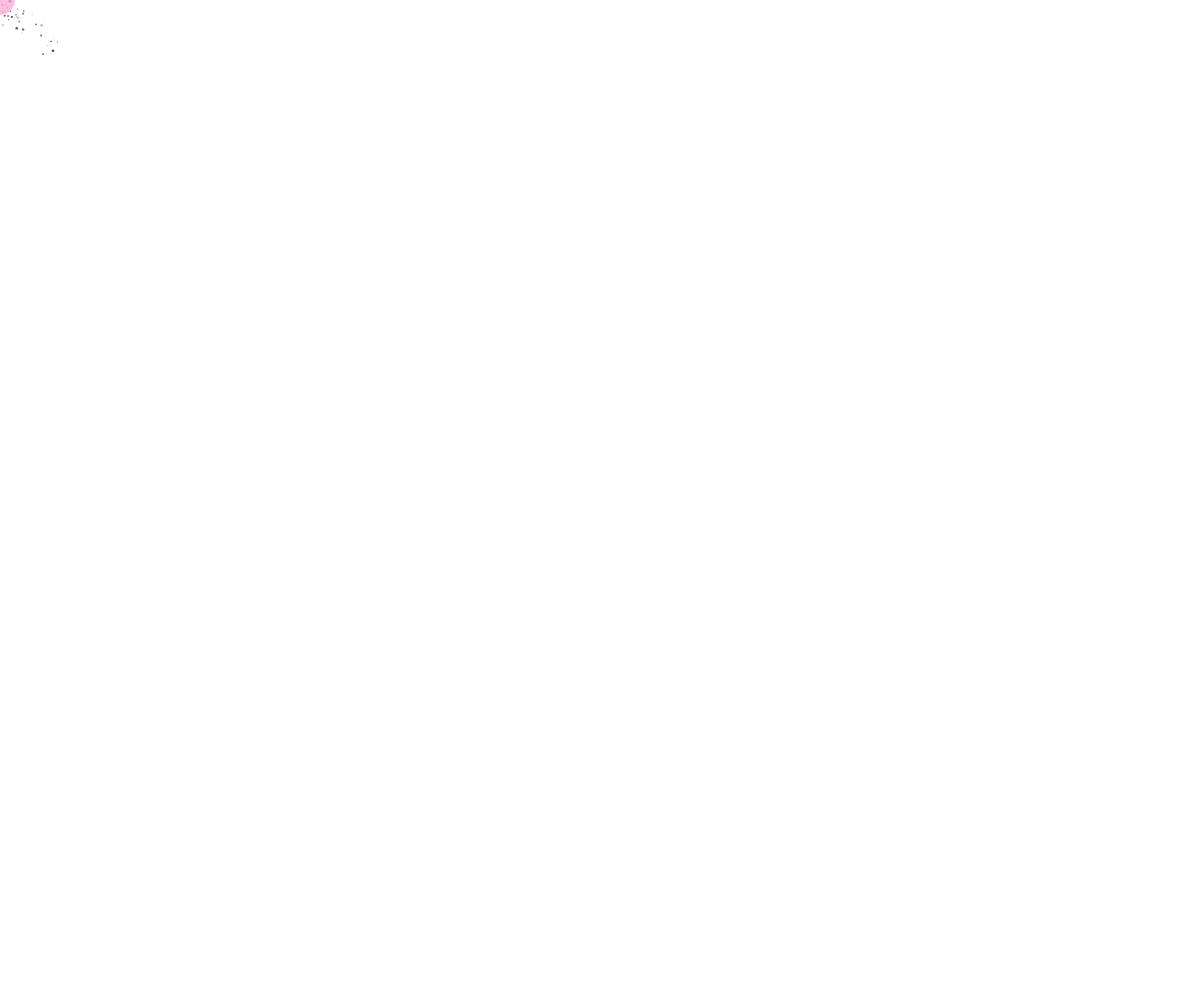
Frame 1 (no input)
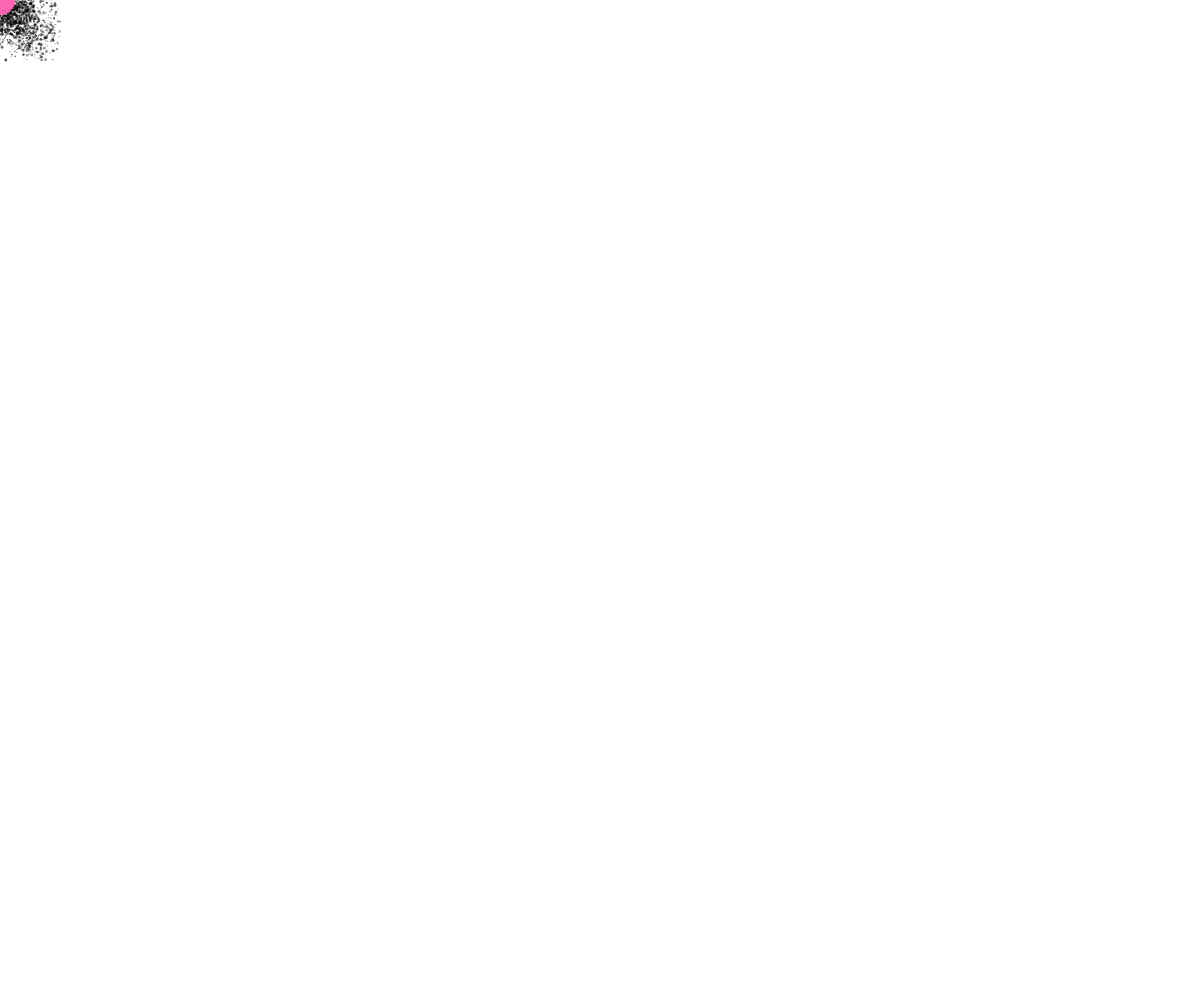
Frame 60 (no input)
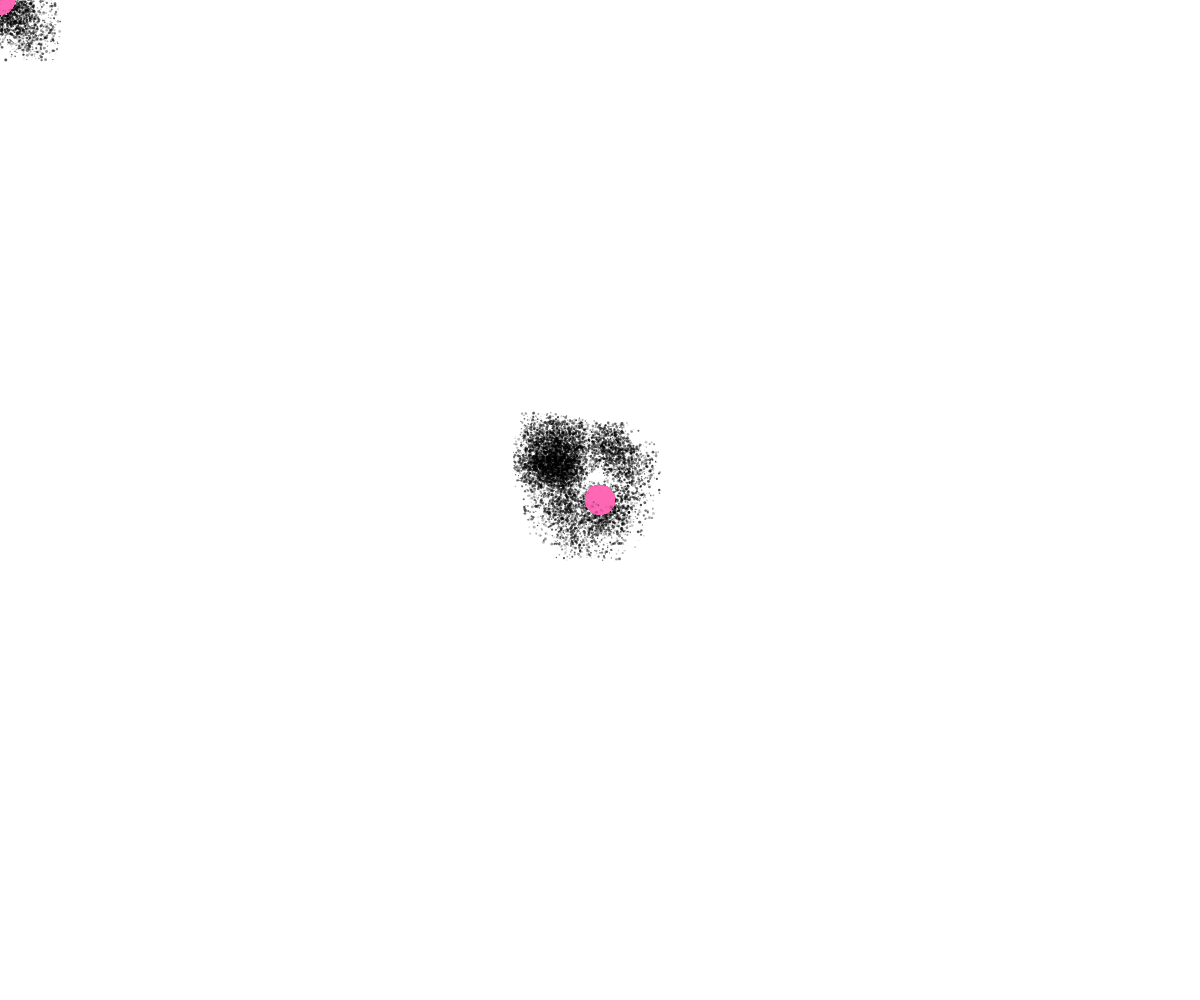
Frame 120 (the mouse pressed at the canvas centre since frame 60)

The p5.js sketch that drew these frames (run headless with seeded random() and noise() and a simulated clock; from frame 60 on, the mouse is pressed at the canvas centre):

// p5.js sketch
// ── sketch.js
let t = 0; //time

function setup() {
  createCanvas(windowWidth, windowHeight); //idk why gets cut off on the top
  background(255);
  noCursor();
}

function draw() {
  for (let i = 0; i < 150; i++) {
    let x = mouseX + map(noise(t + i * 0.05), 0, 1, -150, 150) + random(-15, 15);
    let y = mouseY + map(noise(t * 0.7 + i * 0.05), 0, 1, -150, 150) + random(-15, 15);

    stroke(0, random(40, 180));
    strokeWeight(random(0.5, 3));
    point(x, y);
  }

  t += 0.02;

  noStroke();
  fill(255, 105, 180, 110);
  ellipse(mouseX, mouseY, 30, 30);
}
